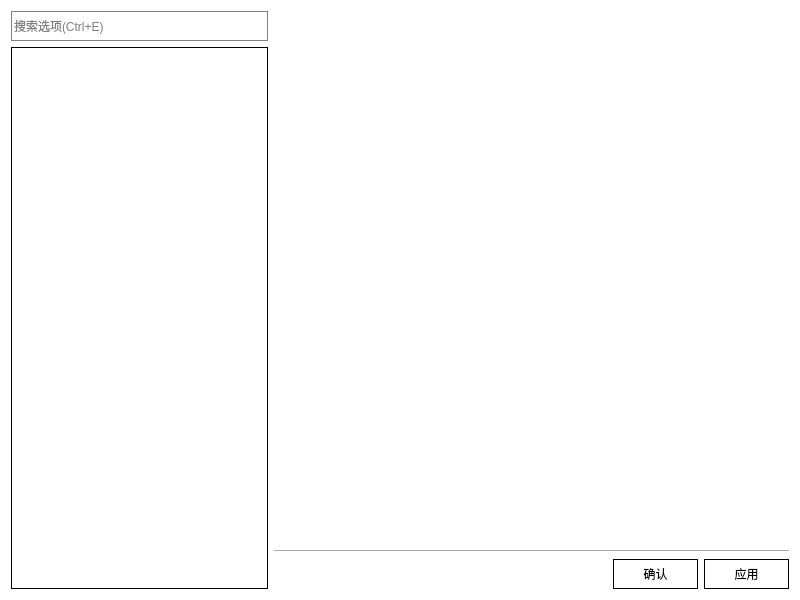
<?xml version="1.0" encoding="UTF-8"?>
<ui version="4.0">
 <class>SettingPage</class>
 <widget class="QWidget" name="SettingPage">
  <property name="geometry">
   <rect>
    <x>0</x>
    <y>0</y>
    <width>800</width>
    <height>600</height>
   </rect>
  </property>
  <property name="sizePolicy">
   <sizepolicy hsizetype="Fixed" vsizetype="Fixed">
    <horstretch>0</horstretch>
    <verstretch>0</verstretch>
   </sizepolicy>
  </property>
  <property name="minimumSize">
   <size>
    <width>800</width>
    <height>600</height>
   </size>
  </property>
  <property name="maximumSize">
   <size>
    <width>800</width>
    <height>600</height>
   </size>
  </property>
  <property name="windowTitle">
   <string>Settings</string>
  </property>
  <property name="windowIcon">
   <iconset resource="resource.qrc">
    <normaloff>:/rcs/settings.png</normaloff>:/rcs/settings.png</iconset>
  </property>
  <property name="styleSheet">
   <string notr="true">QWidget{
	background-color: rgb(255, 255, 255);
}</string>
  </property>
  <layout class="QHBoxLayout" name="horizontalLayout_2">
   <item>
    <layout class="QHBoxLayout" name="horizontalLayout" stretch="4,8">
     <item>
      <layout class="QVBoxLayout" name="verticalLayout_2" stretch="1,18">
       <item>
        <widget class="QLineEdit" name="lineEdit">
         <property name="sizePolicy">
          <sizepolicy hsizetype="Expanding" vsizetype="Expanding">
           <horstretch>0</horstretch>
           <verstretch>0</verstretch>
          </sizepolicy>
         </property>
         <property name="styleSheet">
          <string notr="true">QLineEdit {
	border: 1px solid grey;
	margin: 0;
}
QLineEdit:hover {
	border: 1px solid rgb(0, 136, 255);
}</string>
         </property>
         <property name="placeholderText">
          <string>搜索选项(Ctrl+E)</string>
         </property>
        </widget>
       </item>
       <item>
        <widget class="QTreeWidget" name="treeWidget">
         <property name="styleSheet">
          <string notr="true">border: 1px solid black;</string>
         </property>
         <attribute name="headerVisible">
          <bool>false</bool>
         </attribute>
         <column>
          <property name="text">
           <string notr="true">1</string>
          </property>
         </column>
        </widget>
       </item>
      </layout>
     </item>
     <item>
      <layout class="QVBoxLayout" name="verticalLayout" stretch="12,0,1">
       <item>
        <widget class="QStackedWidget" name="stackedWidget">
         <widget class="QWidget" name="page"/>
         <widget class="QWidget" name="page_2"/>
        </widget>
       </item>
       <item>
        <widget class="Line" name="line">
         <property name="orientation">
          <enum>Qt::Horizontal</enum>
         </property>
        </widget>
       </item>
       <item>
        <layout class="QHBoxLayout" name="horizontalLayout_4" stretch="8,2,2">
         <item>
          <spacer name="horizontalSpacer">
           <property name="orientation">
            <enum>Qt::Horizontal</enum>
           </property>
           <property name="sizeHint" stdset="0">
            <size>
             <width>40</width>
             <height>20</height>
            </size>
           </property>
          </spacer>
         </item>
         <item>
          <widget class="QPushButton" name="pushButton_2">
           <property name="minimumSize">
            <size>
             <width>0</width>
             <height>30</height>
            </size>
           </property>
           <property name="maximumSize">
            <size>
             <width>16777215</width>
             <height>30</height>
            </size>
           </property>
           <property name="cursor">
            <cursorShape>PointingHandCursor</cursorShape>
           </property>
           <property name="styleSheet">
            <string notr="true">QPushButton {
	background-color: rgb(255, 255, 255);
	border: 1px solid black;
}

QPushButton:hover {
	background-color: #f0f0f0;
}</string>
           </property>
           <property name="text">
            <string>确认</string>
           </property>
          </widget>
         </item>
         <item>
          <widget class="QPushButton" name="pushButton">
           <property name="sizePolicy">
            <sizepolicy hsizetype="Expanding" vsizetype="Fixed">
             <horstretch>0</horstretch>
             <verstretch>0</verstretch>
            </sizepolicy>
           </property>
           <property name="minimumSize">
            <size>
             <width>0</width>
             <height>30</height>
            </size>
           </property>
           <property name="maximumSize">
            <size>
             <width>16777215</width>
             <height>30</height>
            </size>
           </property>
           <property name="cursor">
            <cursorShape>PointingHandCursor</cursorShape>
           </property>
           <property name="styleSheet">
            <string notr="true">QPushButton {
	background-color: rgb(255, 255, 255);
	border: 1px solid black;
}

QPushButton:hover {
	background-color: #f0f0f0;
}</string>
           </property>
           <property name="text">
            <string>应用</string>
           </property>
          </widget>
         </item>
        </layout>
       </item>
      </layout>
     </item>
    </layout>
   </item>
  </layout>
 </widget>
 <resources>
  <include location="resource.qrc"/>
 </resources>
 <connections/>
</ui>
